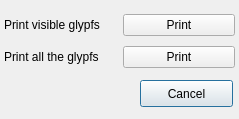
<?xml version="1.0" encoding="UTF-8"?>
<ui version="4.0">
 <class>PrintDialog</class>
 <widget class="QDialog" name="PrintDialog">
  <property name="geometry">
   <rect>
    <x>0</x>
    <y>0</y>
    <width>239</width>
    <height>119</height>
   </rect>
  </property>
  <property name="windowTitle">
   <string>Print Selection</string>
  </property>
  <widget class="QPushButton" name="buttonCancel">
   <property name="geometry">
    <rect>
     <x>140</x>
     <y>80</y>
     <width>93</width>
     <height>27</height>
    </rect>
   </property>
   <property name="text">
    <string>Cancel</string>
   </property>
  </widget>
  <widget class="QWidget" name="">
   <property name="geometry">
    <rect>
     <x>4</x>
     <y>10</y>
     <width>231</width>
     <height>62</height>
    </rect>
   </property>
   <layout class="QGridLayout" name="gridLayout">
    <item row="0" column="0">
     <widget class="QLabel" name="label_2">
      <property name="text">
       <string>Print visible glypfs</string>
      </property>
     </widget>
    </item>
    <item row="0" column="1">
     <widget class="QPushButton" name="buttonPrintScreen">
      <property name="text">
       <string>Print</string>
      </property>
     </widget>
    </item>
    <item row="1" column="0">
     <widget class="QLabel" name="label_3">
      <property name="text">
       <string>Print all the glypfs</string>
      </property>
     </widget>
    </item>
    <item row="1" column="1">
     <widget class="QPushButton" name="buttonPrintAll">
      <property name="text">
       <string>Print</string>
      </property>
     </widget>
    </item>
   </layout>
  </widget>
 </widget>
 <resources/>
 <connections/>
</ui>
